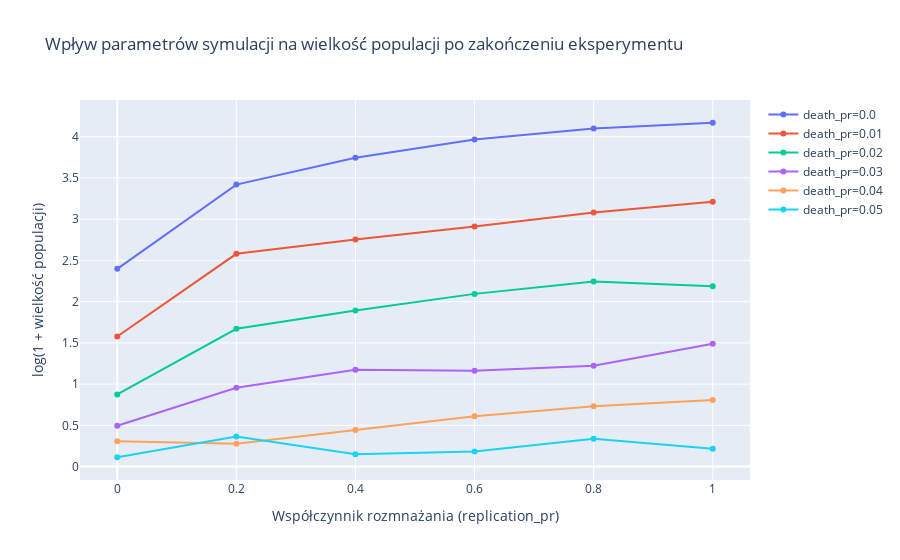

Notebook cell for this chart:
### Code cell
Plots.line(
    data=results, 
    x=replication_pr, 
    lvl=death_pr, 
    lvl_name="death_pr", 
    swap=True, 
    labels=labels
).show()

### Figure 1 — Plotly figure (JSON) as saved in the notebook; plotly's stock layout.template omitted (floating-point values rounded to 4 significant figures)
{"data": [{"name": "death_pr=0.0", "type": "scatter", "x": [0, 0.2, 0.4, 0.6, 0.8, 1], "y": [2.398, 3.42, 3.745, 3.965, 4.1, 4.169]}, {"name": "death_pr=0.01", "type": "scatter", "x": [0, 0.2, 0.4, 0.6, 0.8, 1], "y": [1.577, 2.58, 2.755, 2.912, 3.08, 3.211]}, {"name": "death_pr=0.02", "type": "scatter", "x": [0, 0.2, 0.4, 0.6, 0.8, 1], "y": [0.8755, 1.671, 1.893, 2.094, 2.245, 2.188]}, {"name": "death_pr=0.03", "type": "scatter", "x": [0, 0.2, 0.4, 0.6, 0.8, 1], "y": [0.4947, 0.9555, 1.176, 1.163, 1.224, 1.491]}, {"name": "death_pr=0.04", "type": "scatter", "x": [0, 0.2, 0.4, 0.6, 0.8, 1], "y": [0.3075, 0.2776, 0.4447, 0.6098, 0.7324, 0.8065]}, {"name": "death_pr=0.05", "type": "scatter", "x": [0, 0.2, 0.4, 0.6, 0.8, 1], "y": [0.1133, 0.3646, 0.1484, 0.1823, 0.3365, 0.2151]}], "layout": {"title": {"text": "Wpływ parametrów symulacji na wielkość populacji po zakończeniu eksperymentu"}, "xaxis": {"title": {"text": "Współczynnik rozmnażania (replication_pr)"}}, "yaxis": {"title": {"text": "log(1 + wielkość populacji)"}}}}
